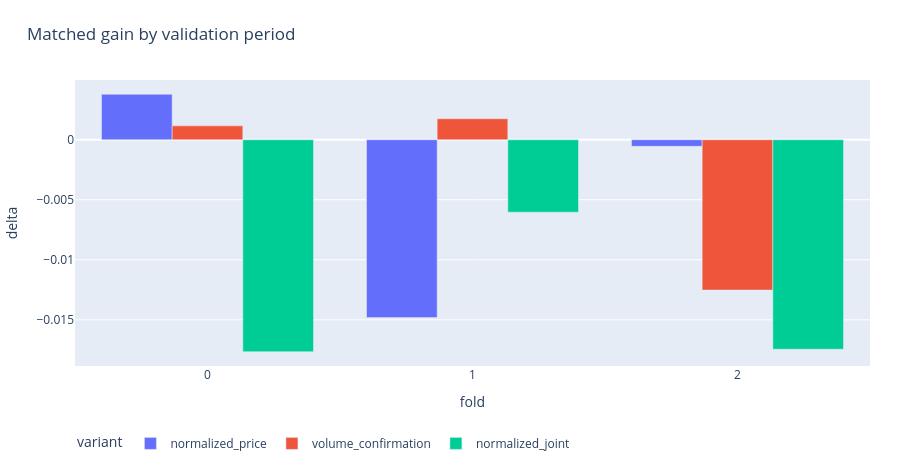

Source (notebook cell):
### Markdown cell above
## 3. Matched per-fold gains

### Code cell
figures[2][1].show(renderer='plotly_mimetype')

### Figure 1 — Plotly figure (JSON) as saved in the notebook; plotly's stock layout.template omitted (floating-point values rounded to 4 significant figures)
{"data": [{"alignmentgroup": "True", "hovertemplate": "variant=normalized_price<br>fold=%{x}<br>delta=%{y}<extra></extra>", "legendgroup": "normalized_price", "marker": {"color": "#636efa", "pattern": {"shape": ""}}, "name": "normalized_price", "offsetgroup": "normalized_price", "orientation": "v", "showlegend": true, "textposition": "auto", "type": "bar", "x": ["0", "1", "2"], "xaxis": "x", "y": [0.003786, -0.01481, -0.0005456], "yaxis": "y"}, {"alignmentgroup": "True", "hovertemplate": "variant=volume_confirmation<br>fold=%{x}<br>delta=%{y}<extra></extra>", "legendgroup": "volume_confirmation", "marker": {"color": "#EF553B", "pattern": {"shape": ""}}, "name": "volume_confirmation", "offsetgroup": "volume_confirmation", "orientation": "v", "showlegend": true, "textposition": "auto", "type": "bar", "x": ["0", "1", "2"], "xaxis": "x", "y": [0.001157, 0.001749, -0.01252], "yaxis": "y"}, {"alignmentgroup": "True", "hovertemplate": "variant=normalized_joint<br>fold=%{x}<br>delta=%{y}<extra></extra>", "legendgroup": "normalized_joint", "marker": {"color": "#00cc96", "pattern": {"shape": ""}}, "name": "normalized_joint", "offsetgroup": "normalized_joint", "orientation": "v", "showlegend": true, "textposition": "auto", "type": "bar", "x": ["0", "1", "2"], "xaxis": "x", "y": [-0.01765, -0.006033, -0.01745], "yaxis": "y"}], "layout": {"barmode": "group", "height": 470, "legend": {"orientation": "h", "title": {"text": "variant"}, "tracegroupgap": 0, "y": -0.22}, "margin": {"b": 70, "l": 65, "r": 30, "t": 80}, "title": {"text": "Matched gain by validation period", "x": 0.03}, "xaxis": {"anchor": "y", "domain": [0, 1], "title": {"text": "fold"}}, "yaxis": {"anchor": "x", "domain": [0, 1], "title": {"text": "delta"}}}}
